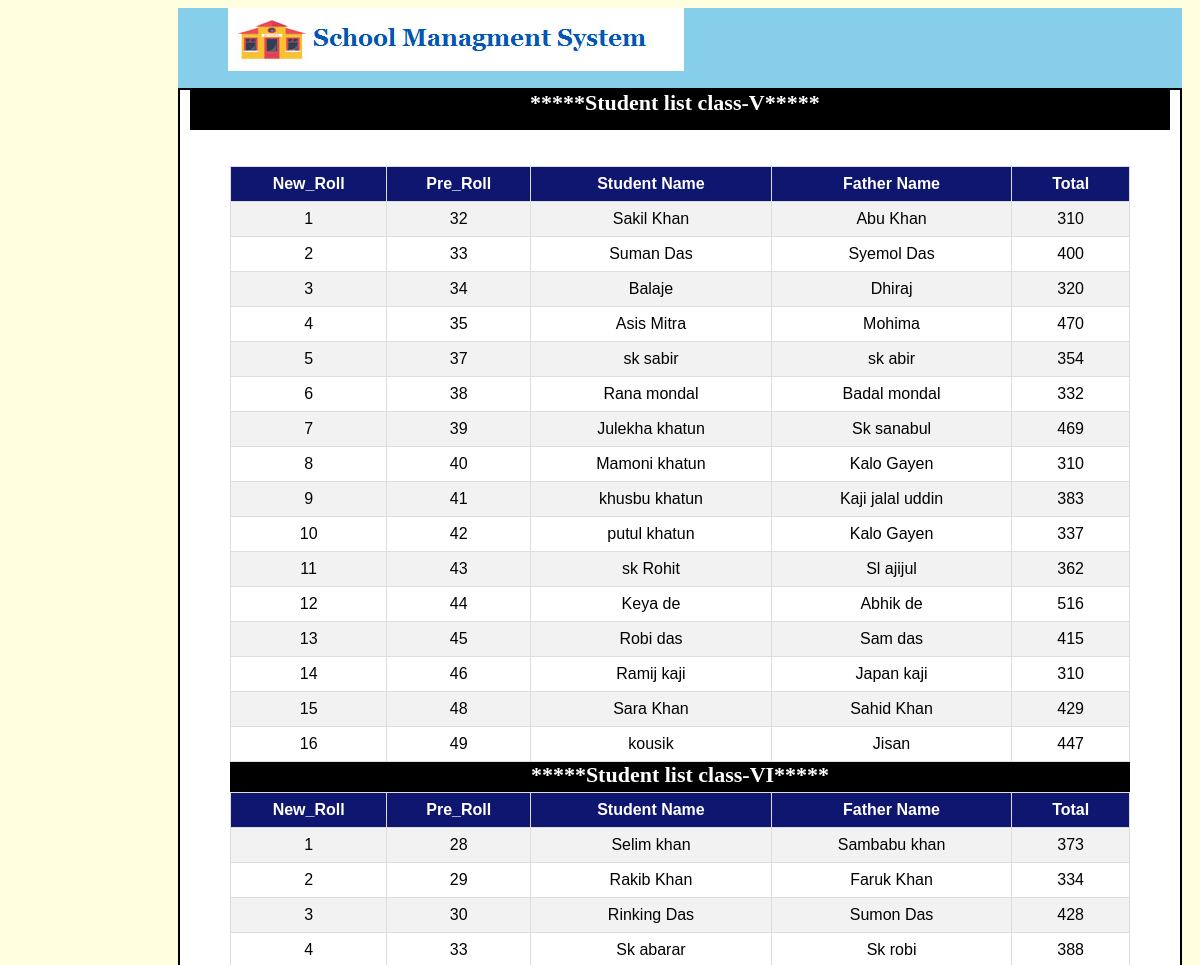
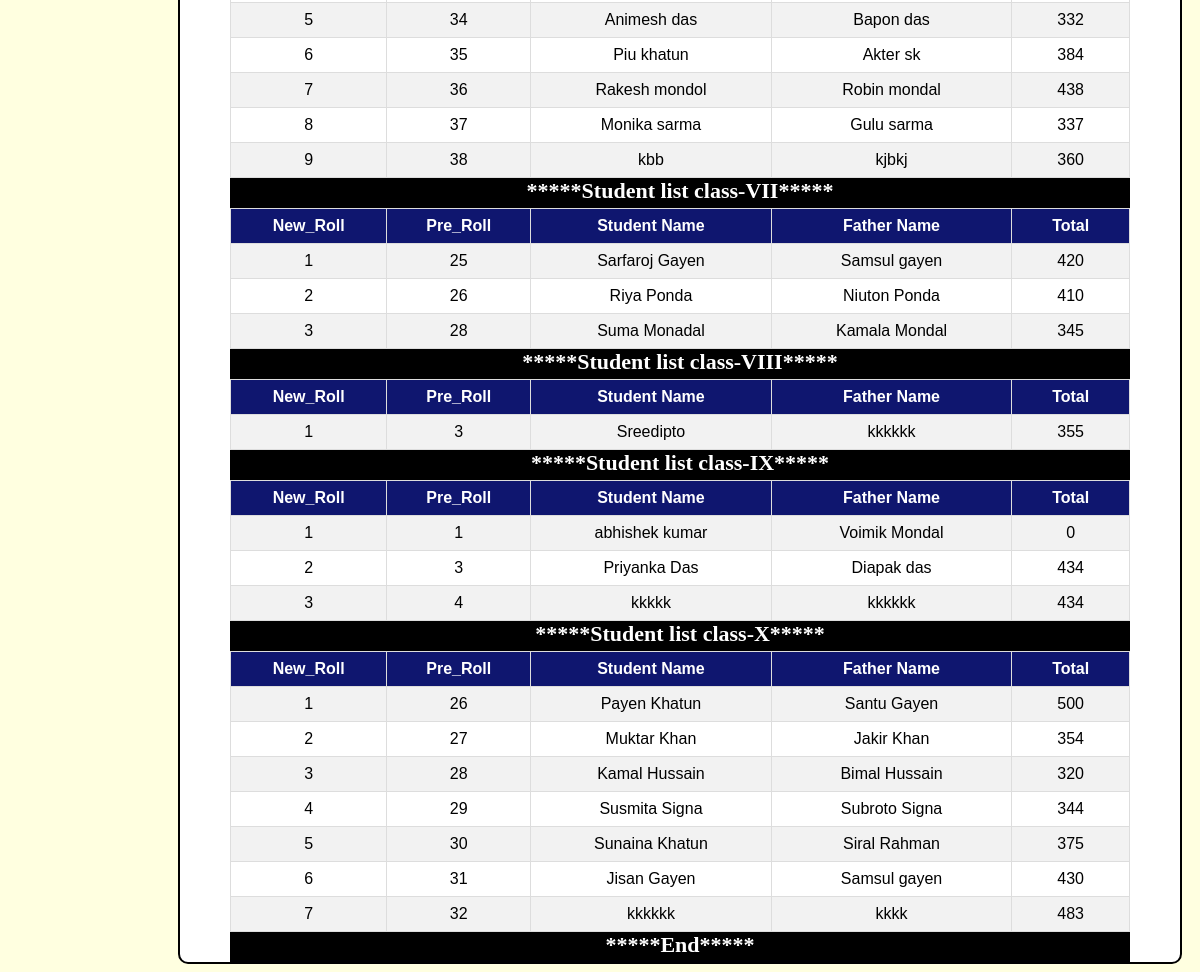
/Academic.php, run on the app's committed database (2 pictures, top to bottom).
### tables this page shows
CREATE TABLE `class_five` (
  `id` int(11) NOT NULL,
  `sname` varchar(100) NOT NULL,
  `gender` varchar(25) NOT NULL,
  `fname` varchar(100) NOT NULL,
  `mname` varchar(100) NOT NULL,
  `address` text NOT NULL,
  `pin` int(8) NOT NULL,
  `mail` varchar(255) NOT NULL,
  `mobile` varchar(100) NOT NULL,
  `dob` varchar(100) NOT NULL,
  `age` varchar(10) NOT NULL,
  `school` varchar(255) NOT NULL,
  `tong` varchar(255) NOT NULL,
  `religian` varchar(100) NOT NULL,
  `income` varchar(100) NOT NULL,
  `bang` int(3) NOT NULL,
  `eng` int(3) NOT NULL,
  `math` int(3) NOT NULL,
  `phy` int(3) NOT NULL,
  `geo` int(3) NOT NULL,
  `his` int(3) NOT NULL,
  `total` int(10) NOT NULL,
  `date_time` varchar(100) NOT NULL
);

CREATE TABLE `class_six` (
  `id` int(11) NOT NULL,
  `sname` varchar(100) NOT NULL,
  `gender` varchar(25) NOT NULL,
  `fname` varchar(100) NOT NULL,
  `mname` varchar(100) NOT NULL,
  `address` text NOT NULL,
  `pin` int(8) NOT NULL,
  `mail` varchar(255) NOT NULL,
  `mobile` varchar(100) NOT NULL,
  `dob` varchar(100) NOT NULL,
  `age` varchar(10) NOT NULL,
  `school` varchar(255) NOT NULL,
  `tong` varchar(255) NOT NULL,
  `religian` varchar(100) NOT NULL,
  `income` varchar(100) NOT NULL,
  `bang` int(3) NOT NULL,
  `eng` int(3) NOT NULL,
  `math` int(3) NOT NULL,
  `phy` int(3) NOT NULL,
  `geo` int(3) NOT NULL,
  `his` int(3) NOT NULL,
  `total` int(10) NOT NULL,
  `date_time` varchar(100) NOT NULL
);

CREATE TABLE `class_seven` (
  `id` int(11) NOT NULL,
  `sname` varchar(100) NOT NULL,
  `gender` varchar(25) NOT NULL,
  `fname` varchar(100) NOT NULL,
  `mname` varchar(100) NOT NULL,
  `address` text NOT NULL,
  `pin` int(8) NOT NULL,
  `mail` varchar(255) NOT NULL,
  `mobile` varchar(100) NOT NULL,
  `dob` varchar(100) NOT NULL,
  `age` varchar(10) NOT NULL,
  `school` varchar(255) NOT NULL,
  `tong` varchar(255) NOT NULL,
  `religian` varchar(100) NOT NULL,
  `income` varchar(100) NOT NULL,
  `bang` int(3) NOT NULL,
  `eng` int(3) NOT NULL,
  `math` int(3) NOT NULL,
  `phy` int(3) NOT NULL,
  `geo` int(3) NOT NULL,
  `his` int(3) NOT NULL,
  `total` int(10) NOT NULL,
  `date_time` varchar(100) NOT NULL
);

CREATE TABLE `class_eight` (
  `id` int(11) NOT NULL,
  `sname` varchar(100) NOT NULL,
  `gender` varchar(25) NOT NULL,
  `fname` varchar(100) NOT NULL,
  `mname` varchar(100) NOT NULL,
  `address` text NOT NULL,
  `pin` int(8) NOT NULL,
  `mail` varchar(255) NOT NULL,
  `mobile` varchar(100) NOT NULL,
  `dob` varchar(100) NOT NULL,
  `age` varchar(10) NOT NULL,
  `school` varchar(255) NOT NULL,
  `tong` varchar(255) NOT NULL,
  `religian` varchar(100) NOT NULL,
  `income` varchar(100) NOT NULL,
  `bang` int(3) NOT NULL,
  `eng` int(3) NOT NULL,
  `math` int(3) NOT NULL,
  `phy` int(3) NOT NULL,
  `geo` int(3) NOT NULL,
  `his` int(3) NOT NULL,
  `total` int(10) NOT NULL,
  `date_time` varchar(100) NOT NULL
);

CREATE TABLE `class_nine` (
  `id` int(11) NOT NULL,
  `sname` varchar(100) NOT NULL,
  `gender` varchar(25) NOT NULL,
  `fname` varchar(100) NOT NULL,
  `mname` varchar(100) NOT NULL,
  `address` text NOT NULL,
  `pin` int(8) NOT NULL,
  `mail` varchar(255) NOT NULL,
  `mobile` varchar(100) NOT NULL,
  `dob` varchar(100) NOT NULL,
  `age` varchar(10) NOT NULL,
  `school` varchar(255) NOT NULL,
  `tong` varchar(255) NOT NULL,
  `religian` varchar(100) NOT NULL,
  `income` varchar(100) NOT NULL,
  `bang` int(3) NOT NULL,
  `eng` int(3) NOT NULL,
  `math` int(3) NOT NULL,
  `phy` int(3) NOT NULL,
  `geo` int(3) NOT NULL,
  `his` int(3) NOT NULL,
  `total` int(10) NOT NULL,
  `date_time` varchar(100) NOT NULL
);

CREATE TABLE `class_ten` (
  `id` int(11) NOT NULL,
  `sname` varchar(100) NOT NULL,
  `gender` varchar(25) NOT NULL,
  `fname` varchar(100) NOT NULL,
  `mname` varchar(100) NOT NULL,
  `address` text NOT NULL,
  `pin` int(8) NOT NULL,
  `mail` varchar(255) NOT NULL,
  `mobile` varchar(100) NOT NULL,
  `dob` varchar(100) NOT NULL,
  `age` varchar(10) NOT NULL,
  `school` varchar(255) NOT NULL,
  `tong` varchar(255) NOT NULL,
  `religian` varchar(100) NOT NULL,
  `income` varchar(100) NOT NULL,
  `bang` int(3) NOT NULL,
  `eng` int(3) NOT NULL,
  `math` int(3) NOT NULL,
  `phy` int(3) NOT NULL,
  `geo` int(3) NOT NULL,
  `his` int(3) NOT NULL,
  `total` int(10) NOT NULL,
  `date_time` varchar(100) NOT NULL
);

### Academic.php (the view, shortened to what this page needs)
<!DOCTYPE html>
<html>
<head>
</head>
<body bgcolor="lightyellow">
	<div class="header_left">
		<a href="index.php"><img src="headeta.png" class="header_img"></a>
	</div>
    <div class="body">
    	<div class="menu">
    		      <b class="header_text">  *****Student list class-V*****</b>
    	</div>  <br><br>
            <div class="form">
<div class="fm">
<table id="customers">
  <tr>
    <th style="width: 50px;">New_Roll</th>
    <th style="width: 50px;">Pre_Roll</th>
    <th style="width: 120px;">Student Name</th>
    <th style="width: 120px;">Father Name</th>
    <th style="width: 50px;">Total</th>
  </tr>
  <?php
include "connection.php";
$qer=mysqli_query($conn,"select * from class_five ");
$c='1';
while($res=mysqli_fetch_assoc($qer))
{
?>
  <tr>
    <td class="tdh"><?php echo $c++; ?></td>
    <td class="tdh"><?php echo $res['id'];  ?></td>
    <td class="tdh"><?php echo $res['sname'];  ?></td>
    <td class="tdh"><?php echo $res['fname'];  ?></td>
                  <td class="tdh"><?php echo $res['total'];  ?></td>
  </tr>
   <?php } ?>
</table>
  </div>
   <div class="admin_six"><b class="header_text_vi">  *****Student list class-VI*****</b></div>
</div>
<div class="form">
<div class="fm">
<table id="customers">
  <tr>
    <th style="width: 50px;">New_Roll</th>
    <th style="width: 50px;">Pre_Roll</th>
    <th style="width: 120px;">Student Name</th>
    <th style="width: 120px;">Father Name</th>
    <th style="width: 50px;">Total</th>
  </tr>
  <?php
include "connection.php";
$qer=mysqli_query($conn,"select * from class_six ");
$c='1';
while($res=mysqli_fetch_assoc($qer))
{
?>
  <tr>
    <td class="tdh"><?php echo $c++; ?></td>
    <td class="tdh"><?php echo $res['id'];  ?></td>
    <td class="tdh"><?php echo $res['sname'];  ?></td>
    <td class="tdh"><?php echo $res['fname'];  ?></td>
                  <td class="tdh"><?php echo $res['total'];  ?></td>
  </tr>
   <?php } ?>
</table>
  </div>
   <div class="admin_six"><b class="header_text_vi">  *****Student list class-VII*****</b></div>
</div>
<div class="form">
<div class="fm">
<table id="customers">
  <tr>
    <th style="width: 50px;">New_Roll</th>
    <th style="width: 50px;">Pre_Roll</th>
    <th style="width: 120px;">Student Name</th>
    <th style="width: 120px;">Father Name</th>
    <th style="width: 50px;">Total</th>
  </tr>
  <?php
include "connection.php";
$qer=mysqli_query($conn,"select * from class_seven ");
$c='1';
while($res=mysqli_fetch_assoc($qer))
{
?>
  <tr>
    <td class="tdh"><?php echo $c++; ?></td>
    <td class="tdh"><?php echo $res['id'];  ?></td>
    <td class="tdh"><?php echo $res['sname'];  ?></td>
    <td class="tdh"><?php echo $res['fname'];  ?></td>
                  <td class="tdh"><?php echo $res['total'];  ?></td>
  </tr>
   <?php } ?>
</table>
  </div>
   <div class="admin_six"><b class="header_text_vi">  *****Student list class-VIII*****</b></div>
</div>
<div class="form">
<div class="fm">
<table id="customers">
  <tr>
    <th style="width: 50px;">New_Roll</th>
    <th style="width: 50px;">Pre_Roll</th>
    <th style="width: 120px;">Student Name</th>
    <th style="width: 120px;">Father Name</th>
    <th style="width: 50px;">Total</th>
  </tr>
  <?php
include "connection.php";
$qer=mysqli_query($conn,"select * from class_eight ");
$c='1';
while($res=mysqli_fetch_assoc($qer))
{
?>
  <tr>
    <td class="tdh"><?php echo $c++; ?></td>
    <td class="tdh"><?php echo $res['id'];  ?></td>
    <td class="tdh"><?php echo $res['sname'];  ?></td>
    <td class="tdh"><?php echo $res['fname'];  ?></td>
                  <td class="tdh"><?php echo $res['total'];  ?></td>
  </tr>
   <?php } ?>
</table>
  </div>
   <div class="admin_six"><b class="header_text_vi">  *****Student list class-IX*****</b></div>
</div>
<div class="form">
<div class="fm">
<table id="customers">
  <tr>
    <th style="width: 50px;">New_Roll</th>
    <th style="width: 50px;">Pre_Roll</th>
    <th style="width: 120px;">Student Name</th>
    <th style="width: 120px;">Father Name</th>
    <th style="width: 50px;">Total</th>
  </tr>
  <?php
include "connection.php";
$qer=mysqli_query($conn,"select * from class_nine ");
$c='1';
while($res=mysqli_fetch_assoc($qer))
{
?>
  <tr>
    <td class="tdh"><?php echo $c++; ?></td>
    <td class="tdh"><?php echo $res['id'];  ?></td>
    <td class="tdh"><?php echo $res['sname'];  ?></td>
    <td class="tdh"><?php echo $res['fname'];  ?></td>
                  <td class="tdh"><?php echo $res['total'];  ?></td>
  </tr>
   <?php } ?>
</table>
  </div>
   <div class="admin_six"><b class="header_text_vi">  *****Student list class-X*****</b></div>
</div>
<div class="form">
<div class="fm">
<table id="customers">
  <tr>
    <th style="width: 50px;">New_Roll</th>
    <th style="width: 50px;">Pre_Roll</th>
    <th style="width: 120px;">Student Name</th>
    <th style="width: 120px;">Father Name</th>
    <th style="width: 50px;">Total</th>
  </tr>
  <?php
include "connection.php";
$qer=mysqli_query($conn,"select * from class_ten ");
$c='1';
while($res=mysqli_fetch_assoc($qer))
{
?>
  <tr>
    <td class="tdh"><?php echo $c++; ?></td>
    <td class="tdh"><?php echo $res['id'];  ?></td>
    <td class="tdh"><?php echo $res['sname'];  ?></td>
    <td class="tdh"><?php echo $res['fname'];  ?></td>
                  <td class="tdh"><?php echo $res['total'];  ?></td>
  </tr>
   <?php } ?>
</table>
  </div>
   <div class="admin_six"><b class="header_text_vi">  *****End*****</b></div>
</div>
         </div>
</body>
</html>

### Academic.php (style rules this page uses)
.header_left { height: 80px; width: 1004px; background-color: skyblue; margin-left: 170px; }
.header_img { margin-left: 50px; }
.body { width: 1000px; margin-left: 170px; border: 2px solid black; border-left: 2px solid black; border-right: 2px solid black; background-color: white; border-bottom-left-radius: 10px; border-bottom-right-radius: 10px; }
.menu { background-color: black; height: 40px; width: 980px; margin-left: 10px; }
.header_text { color: white; font-size: 22px; margin-left: 340px; }
.form { margin-left: 50px; }
b { font-size: 20px; font-weight: bold; color: blue; margin-left:30px; }
#customers { font-family: "Trebuchet MS", Arial, Helvetica, sans-serif; border-collapse: collapse; width: 100%; }
#customers td, #customers th { border: 1px solid #ddd; padding: 8px; }
#customers tr:nth-child(even) { background-color: #f2f2f2; }
#customers th { padding-top: 8px; padding-bottom: 8px; text-align: center; background-color: #0f166f; color: white; }
.fm { width: 900px; margin-left: 0px; }
.tdh { text-align: center; }
.admin_six { height: 30px; width: 900px; background: black; margin-left: 0px; color: white; font-size: 20px; text-align: center; }
.header_text_vi { color: white; font-size: 22px; margin-left: 0px; }

### data on the page
class_five: id "32", sname "Sakil Khan", fname "Abu Khan", total "310"
class_five: id "33", sname "Suman Das", fname "Syemol Das", total "400"
class_five: id "34", sname "Balaje", fname "Dhiraj", total "320"
class_five: id "35", sname "Asis Mitra", fname "Mohima", total "470"
class_five: id "37", sname "sk sabir", fname "sk abir", total "354"
class_five: id "38", sname "Rana mondal", fname "Badal mondal", total "332"
class_five: id "39", sname "Julekha khatun", fname "Sk sanabul", total "469"
class_five: id "40", sname "Mamoni khatun", fname "Kalo Gayen", total "310"
class_five: id "41", sname "khusbu khatun", fname "Kaji jalal uddin", total "383"
class_five: id "42", sname "putul khatun", fname "Kalo Gayen", total "337"
class_five: id "43", sname "sk Rohit", fname "Sl ajijul", total "362"
class_five: id "44", sname "Keya de", fname "Abhik de", total "516"
class_five: id "45", sname "Robi das", fname "Sam das", total "415"
class_five: id "46", sname "Ramij kaji", fname "Japan kaji", total "310"
class_five: id "48", sname "Sara Khan", fname "Sahid Khan", total "429"
class_five: id "49", sname "kousik", fname "Jisan", total "447"
class_six: id "28", sname "Selim khan", fname "Sambabu khan", total "373"
class_six: id "29", sname "Rakib Khan", fname "Faruk Khan", total "334"
class_six: id "30", sname "Rinking Das", fname "Sumon Das", total "428"
class_six: id "33", sname "Sk abarar", fname "Sk robi", total "388"
class_six: id "34", sname "Animesh das", fname "Bapon das", total "332"
class_six: id "35", sname "Piu khatun", fname "Akter sk", total "384"
class_six: id "36", sname "Rakesh mondol", fname "Robin mondal", total "438"
class_six: id "37", sname "Monika sarma", fname "Gulu sarma", total "337"
class_six: id "38", sname "kbb", fname "kjbkj", total "360"
class_seven: id "25", sname "Sarfaroj Gayen", fname "Samsul gayen", total "420"
class_seven: id "26", sname "Riya Ponda", fname "Niuton Ponda", total "410"
class_seven: id "28", sname "Suma Monadal", fname "Kamala Mondal", total "345"
class_eight: id "3", sname "Sreedipto", fname "kkkkkk", total "355"
class_nine: id "1", sname "abhishek kumar", fname "Voimik Mondal", total "0"
class_nine: id "3", sname "Priyanka Das", fname "Diapak das", total "434"
class_nine: id "4", sname "kkkkk", fname "kkkkkk", total "434"
class_ten: id "26", sname "Payen Khatun", fname "Santu Gayen", total "500"
class_ten: id "27", sname "Muktar Khan", fname "Jakir Khan", total "354"
class_ten: id "28", sname "Kamal Hussain", fname "Bimal Hussain", total "320"
class_ten: id "29", sname "Susmita Signa", fname "Subroto Signa", total "344"
class_ten: id "30", sname "Sunaina Khatun", fname "Siral Rahman", total "375"
class_ten: id "31", sname "Jisan Gayen", fname "Samsul gayen", total "430"
class_ten: id "32", sname "kkkkkk", fname "kkkk", total "483"
